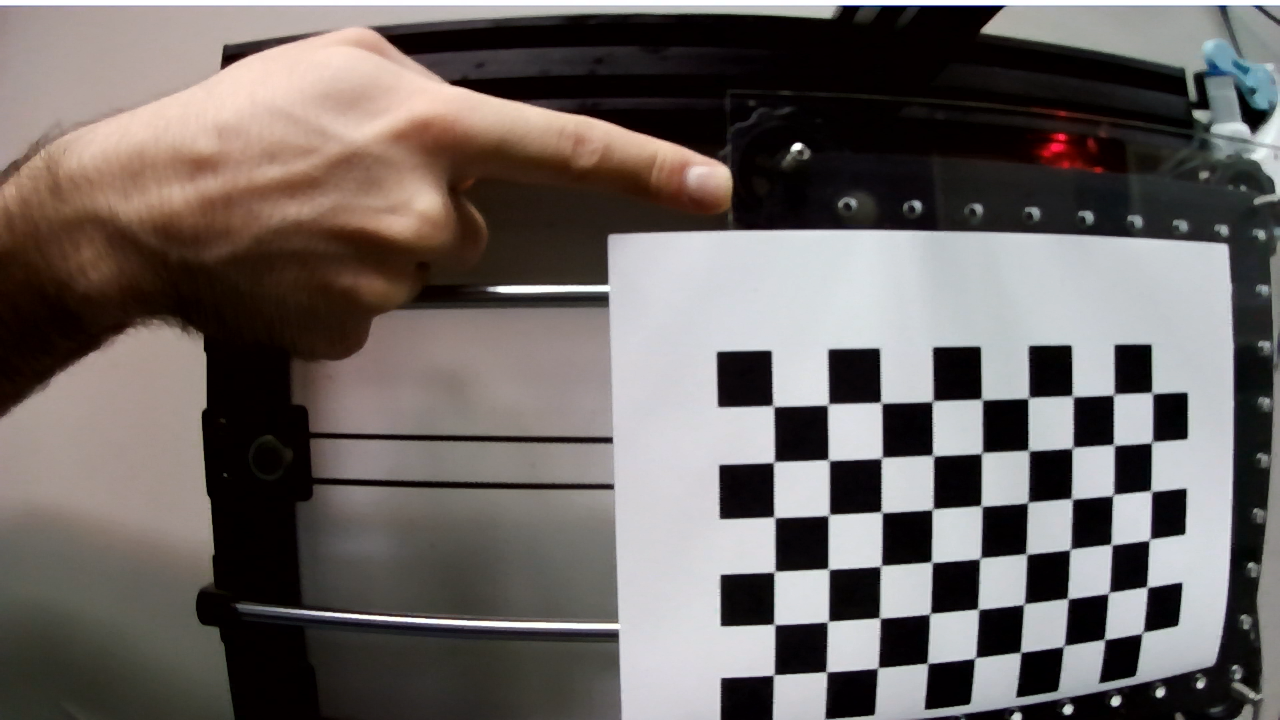
#> input picture Pictures/calibration/image5.png, 1280 x 720 px, found by its file name
$ jupyter execute CV1.ipynb   (shell and % lines are left out)   (older library calls are emulated)
#> lines starting #> are read from the running program, lines starting #| are printed output that depends on the picture; after the words box and inside, x2 and y2 are one past the last pixel; in counts of white or black regions, pixels touching at a corner belong together
[cell 1]

import numpy as np
import matplotlib.pyplot as plt
import cv2
import math

from skimage import measure, color
plt.rcParams['image.cmap'] = 'gray'

show_all = True

[cell 2]
image = cv2.imread('Pictures/image5.png')
#> image is the input picture: shape (720, 1280, 3); mean B, G, R 98.8, 101.6, 108.5
gray_image = cv2.cvtColor(image, cv2.COLOR_BGR2GRAY)
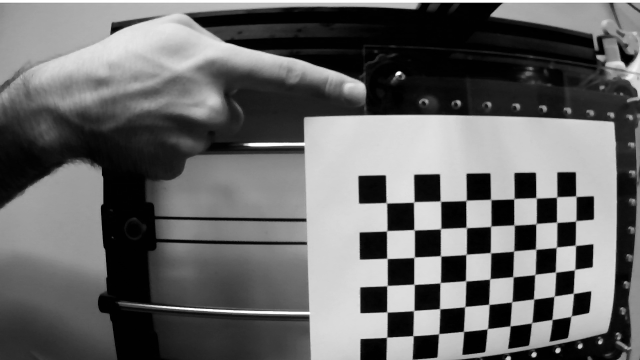
#> gray_image: shape (720, 1280) (shown at 1/2 size); min 0, max 255, mean 103.3
plt.imshow(gray_image)

[cell 3]
image_blur = cv2.GaussianBlur(gray_image, (5,5), 0)
if show_all:
    plt.imshow(image_blur)

[cell 4]
mask = np.zeros(image.shape[0:2], dtype='uint8')

for x in range(mask.shape[0]):
    for y in range(mask.shape[1]):
        if math.sqrt((x-mask.shape[0]/2)**2 + (y-mask.shape[1]/2)**2) < 170:
            mask[x, y] = 1
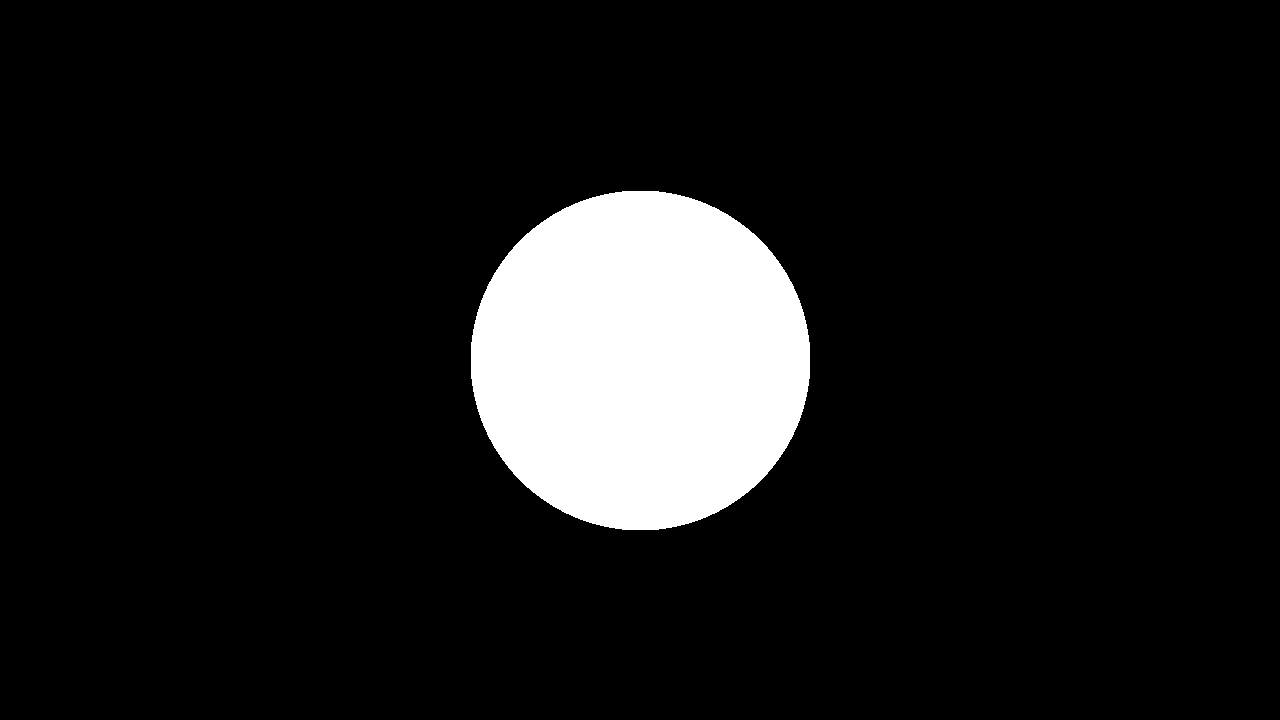
#> mask: shape (720, 1280); values 0 (black) and 1 (white), 9.8% white; 1 white region, box (x1, y1, x2, y2) and area: (471, 191, 810, 530) 90749

if show_all:
    plt.imshow(mask)

[cell 5]
# laplacien = np.uint8(np.absolute(cv2.Laplacian(image_blur, cv2.CV_64F)))
t_lower = 0
t_upper = 60
laplacien = cv2.Canny(image_blur, t_lower, t_upper, L2gradient = True )
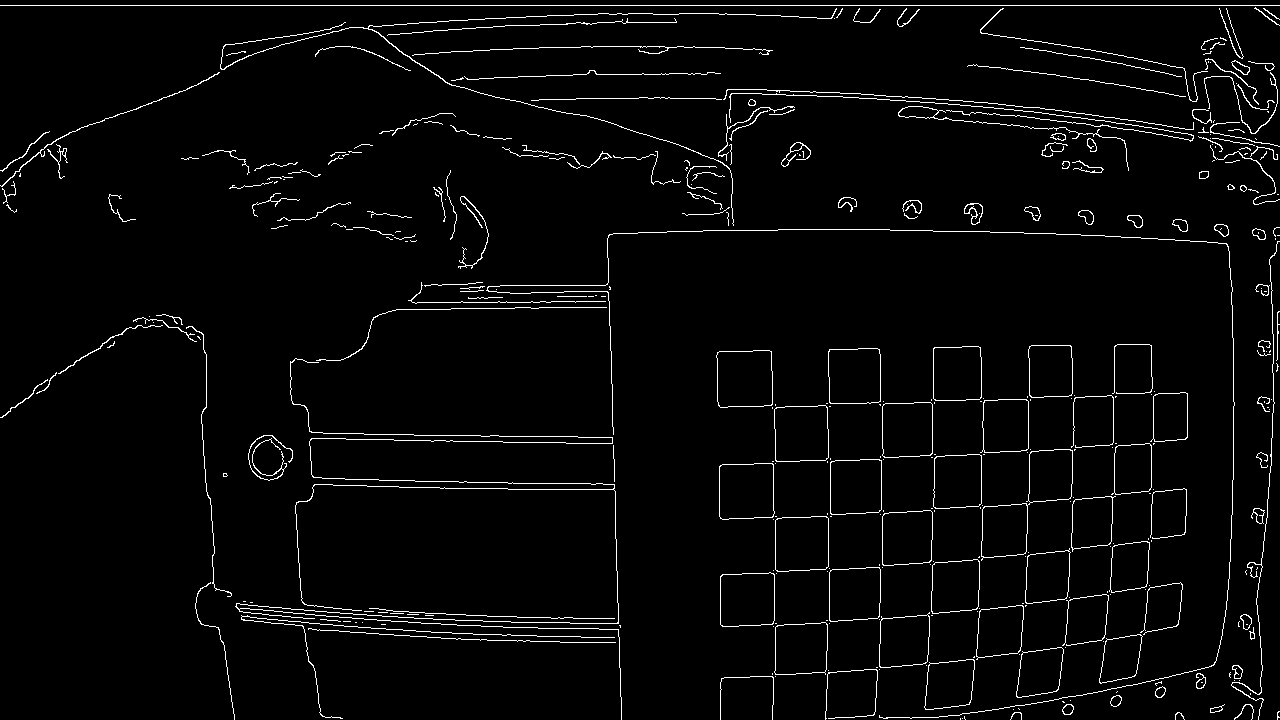
#> laplacien: shape (720, 1280); 3% white in thin lines or dots
if show_all:
    plt.imshow(laplacien)

[cell 6]
_, binary = cv2.threshold(laplacien, 5, 255, cv2.THRESH_BINARY)
binary = cv2.bitwise_and(binary, binary, mask=mask)
#> binary: shape (720, 1280); 0.2% white in thin lines or dots, all inside (x1, y1, x2, y2) = (479, 212, 804, 529)
if show_all:
    plt.imshow(binary)

[cell 7]
kernel = np.ones((5, 5), np.uint8)
# dilated = cv2.dilate(binary, kernel, iterations=2)
# erroded = cv2.erode(dilated, kernel, iterations=2)
erroded = cv2.morphologyEx(binary, cv2.MORPH_CLOSE, kernel)
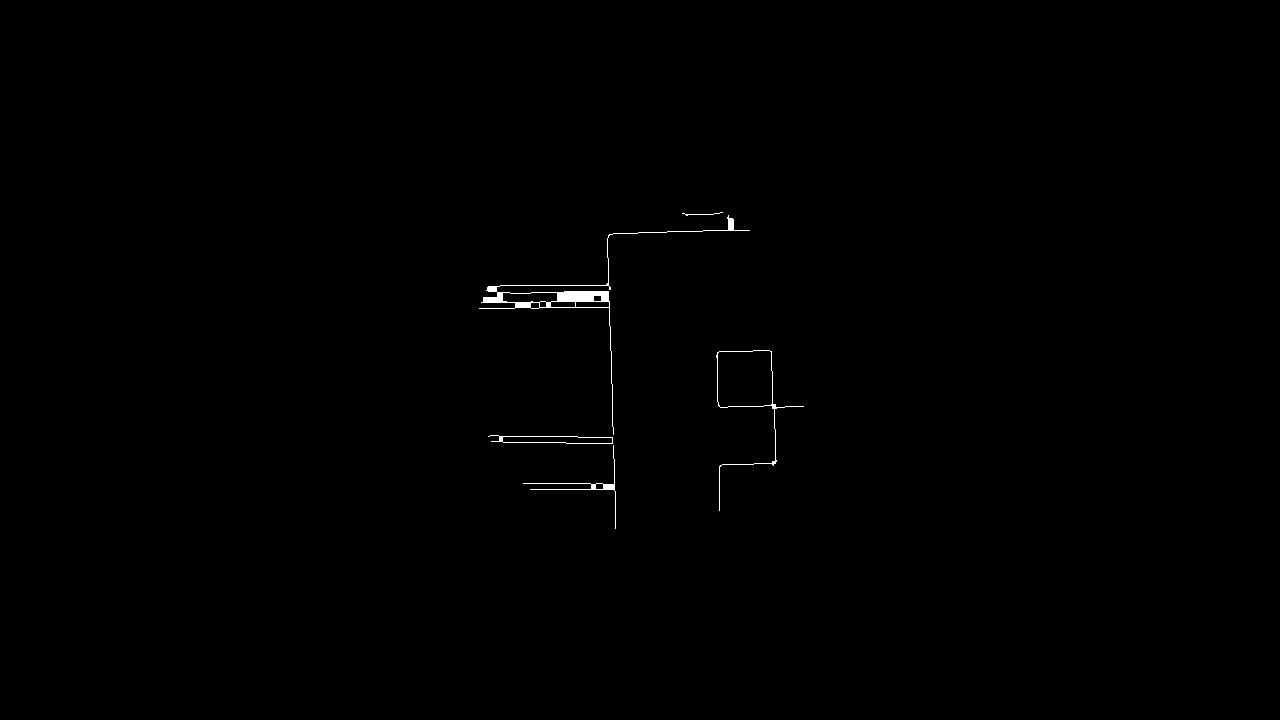
#> erroded: shape (720, 1280); 0.29% white; 5 white regions
if show_all:
    plt.imshow(erroded)

[cell 8]
samples = []
out = image.copy()
num = 0
size_min = 15
size_max = 40

font = cv2.FONT_HERSHEY_SIMPLEX
fontScale = 0.5
color = (0, 255, 0)
thickness = 1

elements = cv2.findContours(erroded, cv2.RETR_EXTERNAL, cv2.CHAIN_APPROX_SIMPLE)[-2]
#> elements = 5 contours, 1 with area under 20; largest, box (x1, y1, x2, y2) and area: (716, 350, 804, 511) 3048, (479, 215, 750, 435) 1802, (488, 435, 613, 444) 687, (523, 445, 616, 529) 124
for i in range(len(elements)):
    area = cv2.contourArea(elements[i])
    if area > size_min and area < size_max:
        num += 1
        ((x, y), radius) = cv2.minEnclosingCircle(elements[i])
        size, _ = cv2.getTextSize(str(num), font, fontScale, thickness)
        out = cv2.putText(out, str(num), (int(x-size[0]/2),int(y-5)), font,
                   fontScale, color, thickness, cv2.LINE_AA)
#> this loop made 5 passes
#> area on passes 1 to 4: 123.5, 687, 3047.5, 1801.5
#> after the loop, num = 0


plt.imshow(out)

$ run again, with Pictures/calibration/image1.png copied over Pictures/calibration/image5.png
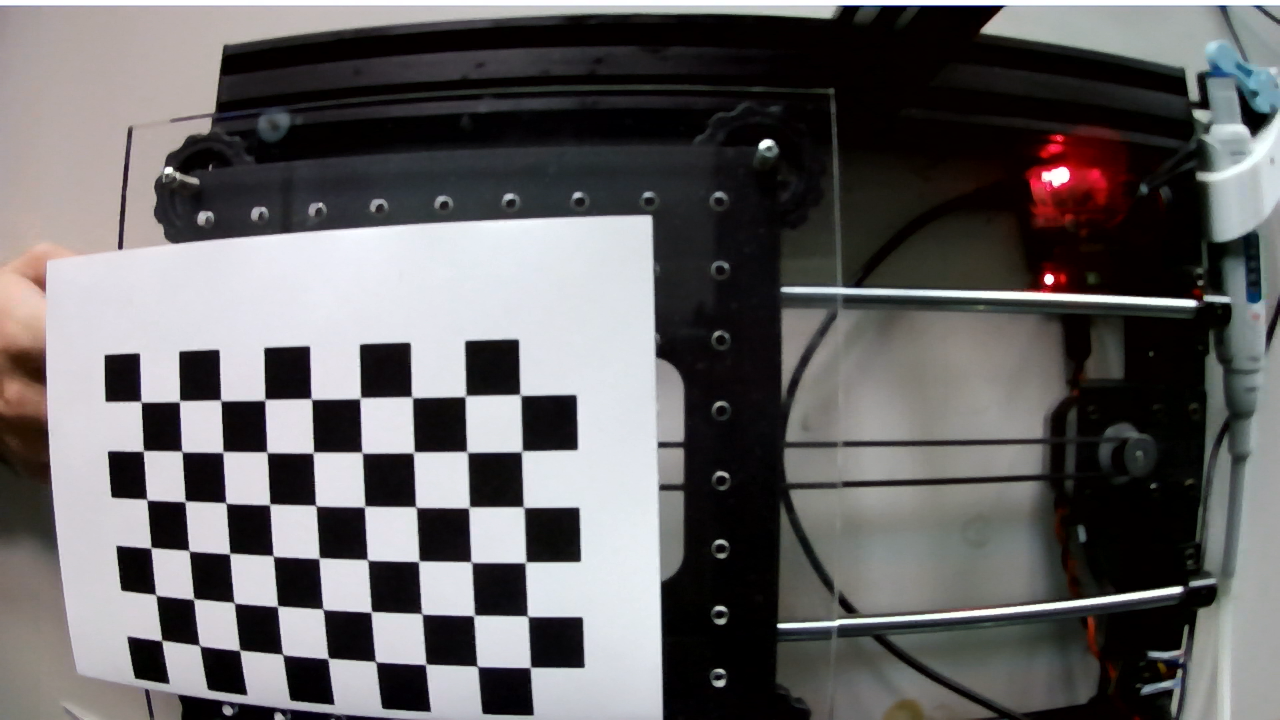
#> input picture Pictures/calibration/image1.png, 1280 x 720 px, found by its file name
#> image is the input picture: shape (720, 1280, 3); mean B, G, R 99.8, 99.1, 101.2
#> `laplacien = cv2.Canny(image_blur, t_lower, t_upper, L2gradient = True )`:
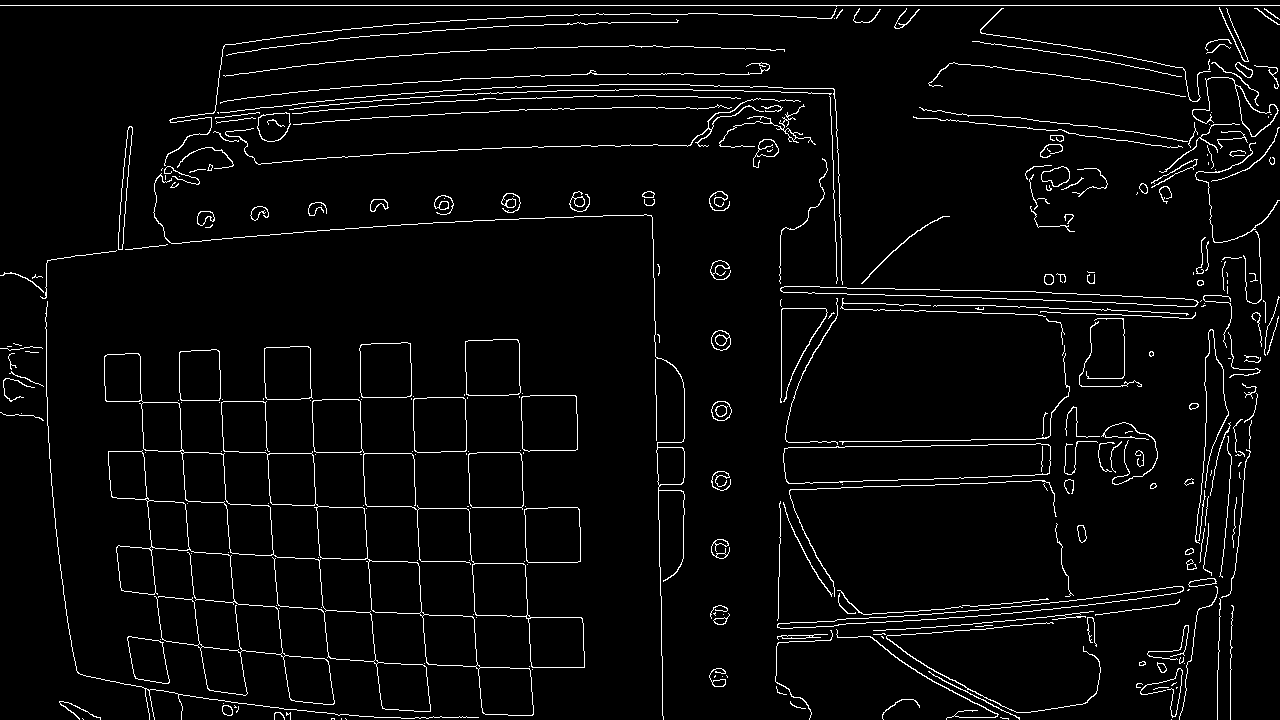
#> laplacien: shape (720, 1280); 3.8% white in thin lines or dots
#> binary: shape (720, 1280); 0.23% white in thin lines or dots, all inside (x1, y1, x2, y2) = (472, 191, 810, 529)
#> `erroded = cv2.morphologyEx(binary, cv2.MORPH_CLOSE, kernel)`:
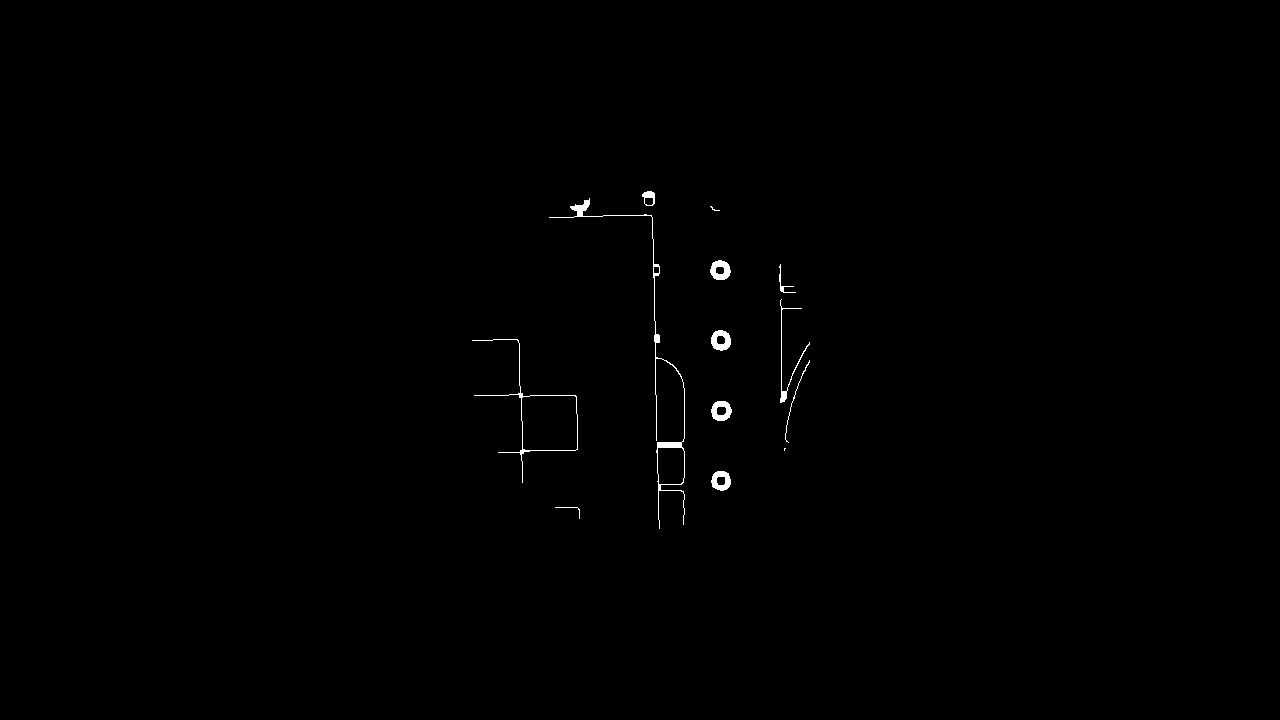
#> erroded: shape (720, 1280); 0.34% white; 13 white regions (2 under 20 px)
#> elements = 13 contours, 4 with area under 20; largest, box (x1, y1, x2, y2) and area: (472, 339, 578, 483) 3058, (549, 198, 685, 529) 1376, (711, 401, 732, 421) 306, (711, 330, 731, 351) 304, (710, 260, 731, 280) 298
#> the loop `for i in range(len(elements)):` made 13 passes
#> (area, num, x, y, radius, size) on pass 9: (26.5, 1, 787.5, 278, 15.88, (11, 12))
#> after the loop `for i in range(len(elements)):`: num = 1

$ run again, with Pictures/calibration/image10.png copied over Pictures/calibration/image5.png
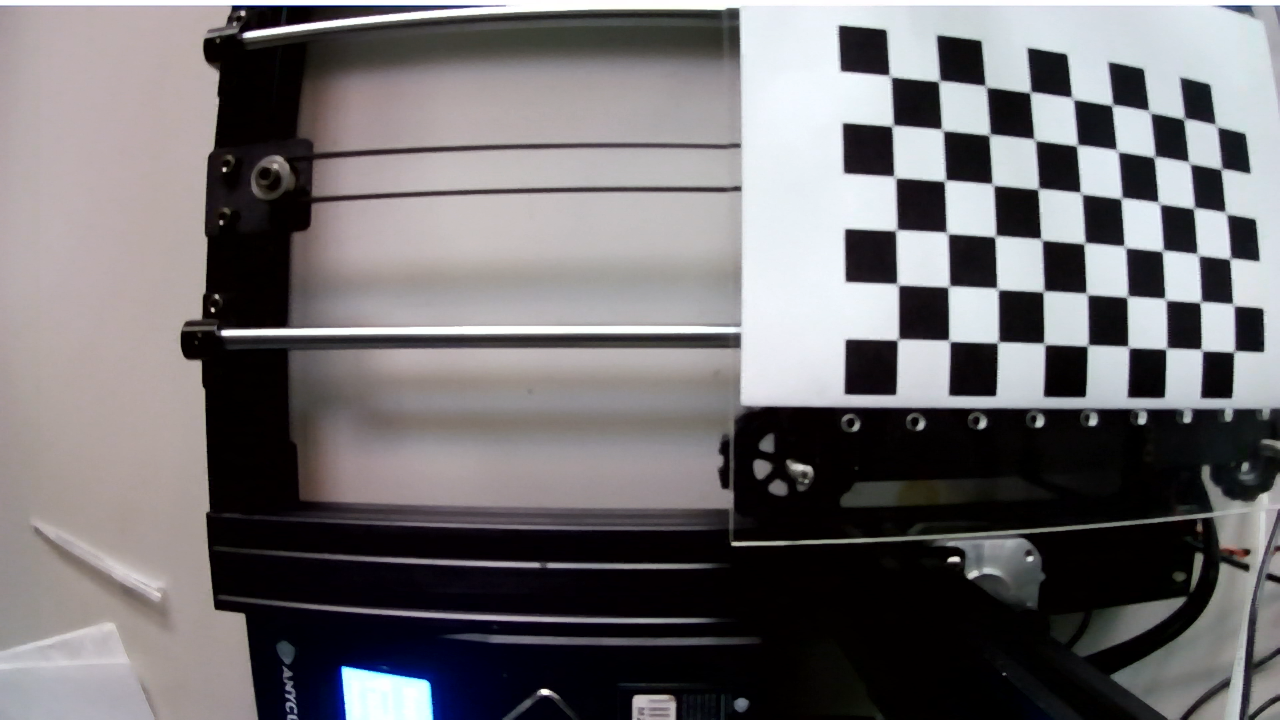
#> input picture Pictures/calibration/image10.png, 1280 x 720 px, found by its file name
#> image is the input picture: shape (720, 1280, 3); mean B, G, R 112.4, 110.2, 113
#> `laplacien = cv2.Canny(image_blur, t_lower, t_upper, L2gradient = True )`:
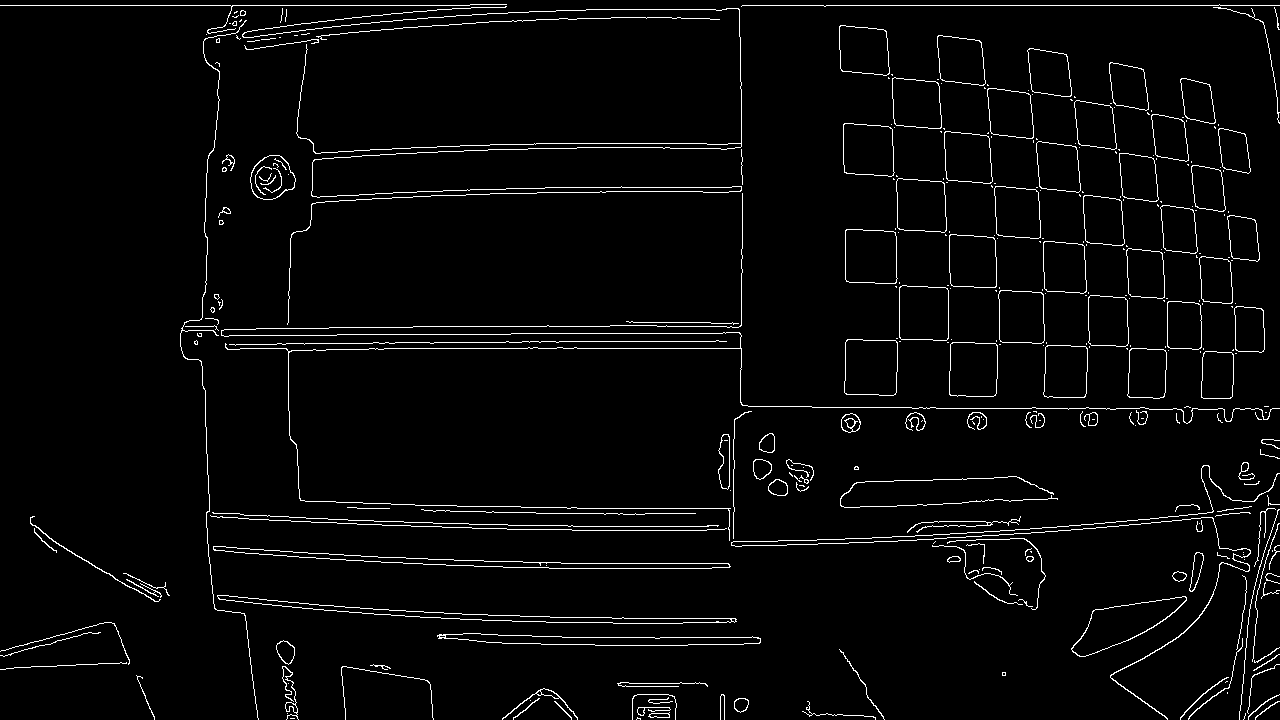
#> laplacien: shape (720, 1280); 3.1% white in thin lines or dots
#> binary: shape (720, 1280); 0.24% white in thin lines or dots, all inside (x1, y1, x2, y2) = (471, 191, 804, 527)
#> `erroded = cv2.morphologyEx(binary, cv2.MORPH_CLOSE, kernel)`:
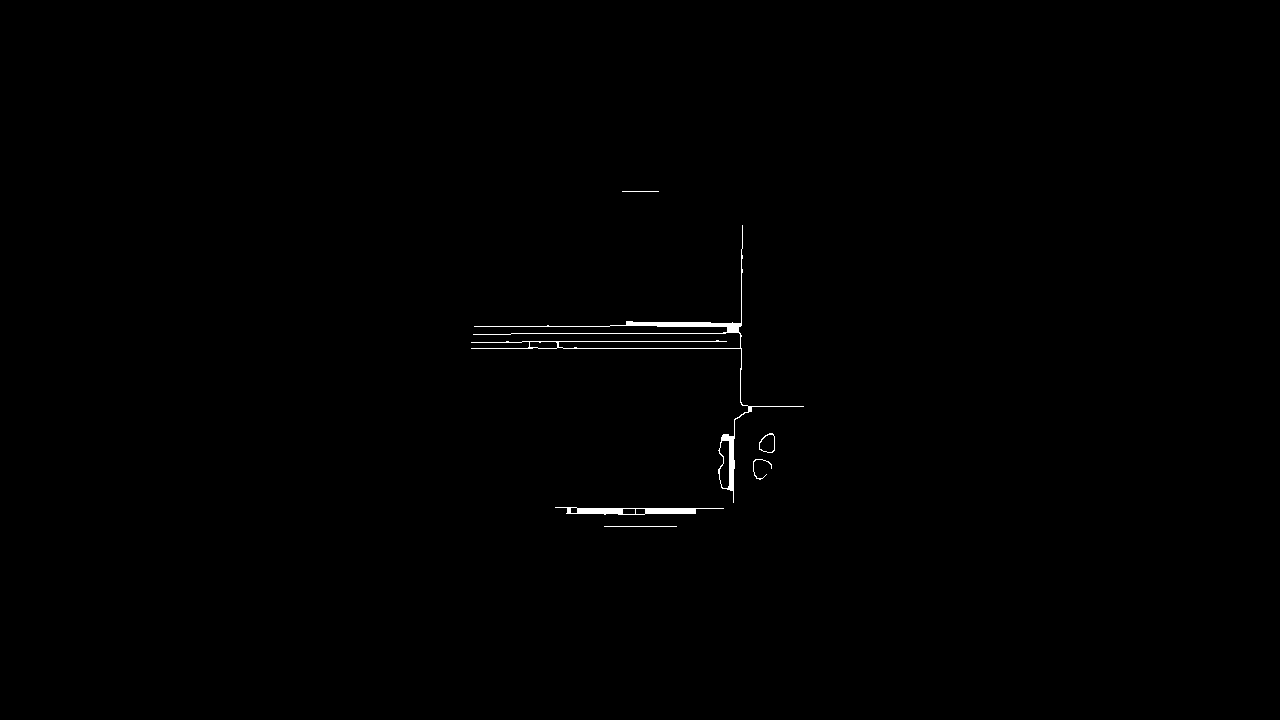
#> erroded: shape (720, 1280); 0.35% white; 6 white regions
#> elements = 6 contours, 3 with area under 20; largest, box (x1, y1, x2, y2) and area: (471, 225, 804, 503) 1427, (555, 507, 724, 515) 680, (759, 433, 775, 453) 230
#> the loop `for i in range(len(elements)):` made 6 passes
#> area on passes 2, 4, 5: 680, 230.5, 1427
#> after the loop `for i in range(len(elements)):`: num = 0
